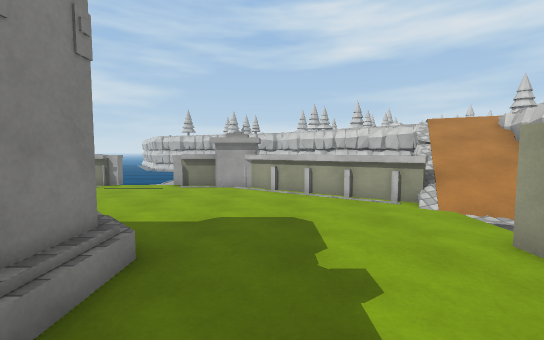
[1] (above)

24 first-person views from a walk through a 3-D level made in the Unity game engine. The camera is 1.5 m above the floor, tilts 4° down and sees 90° across. The floor is counted in squares, 1 m on a side. Each view is taken from the middle of a square. On the plan, view 1 faces up. The plan holds only what a view shows up to about 14 squares ahead; the rest is blank. The place goes on beyond the plan. The player is left out. Surface patterns are stand-ins for the level's own textures.

[2]
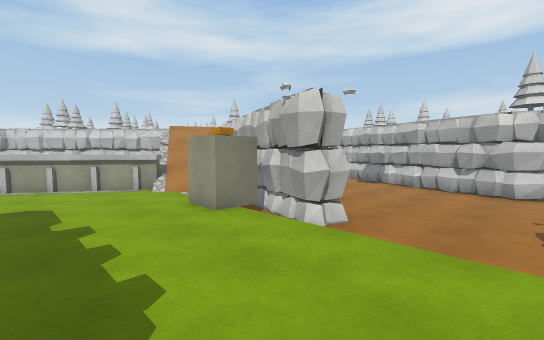

[3]
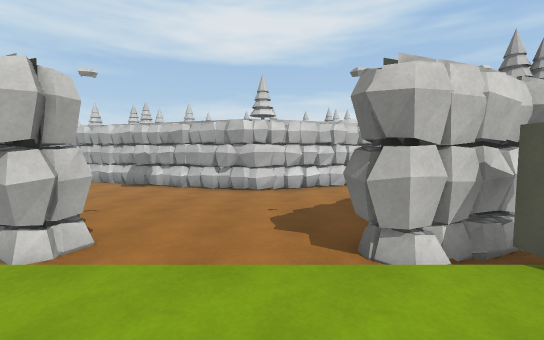

[4]
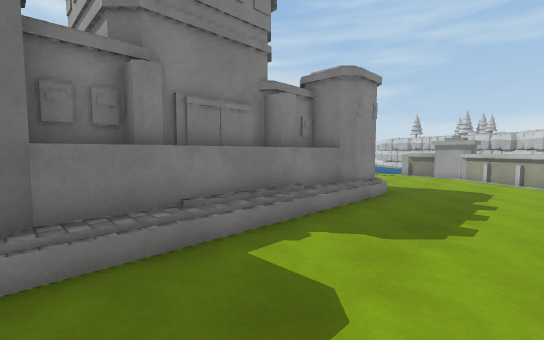

[5]
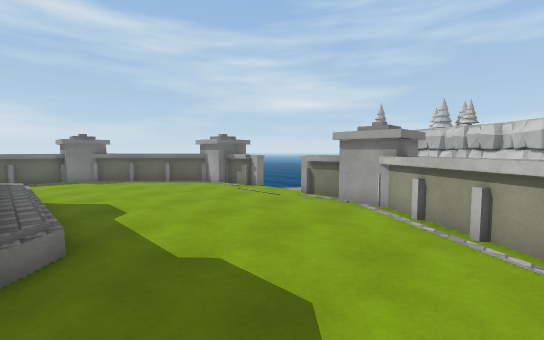

[6]
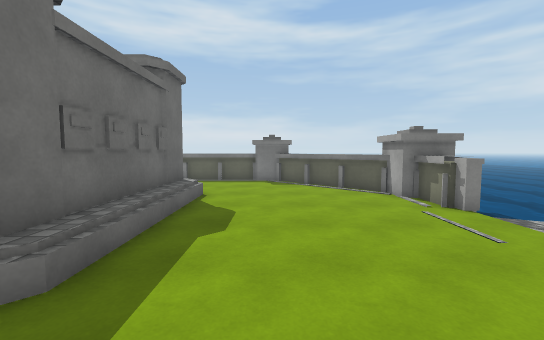

[7]
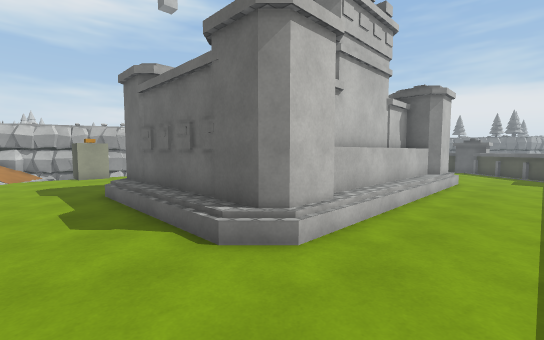

[8]
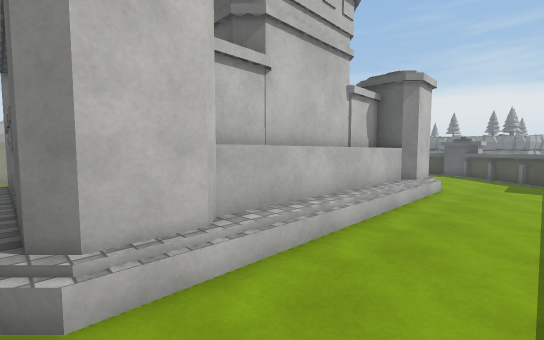

[9]
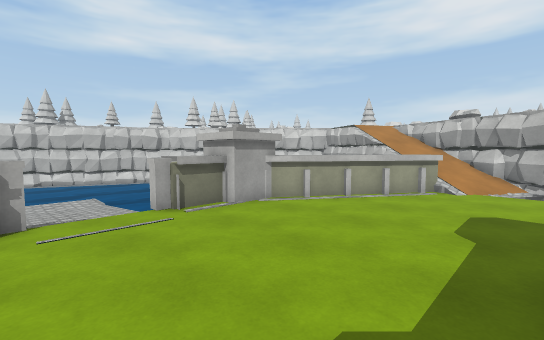

[10]
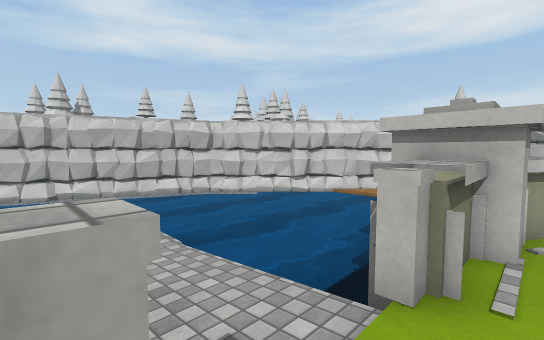

[11]
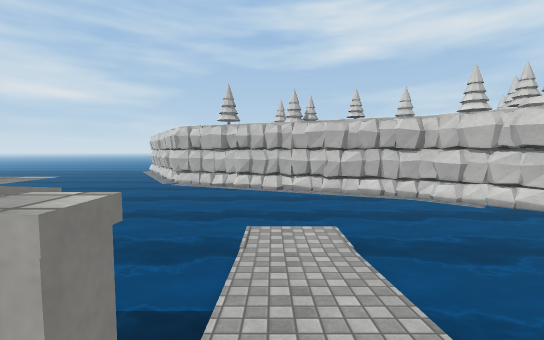

[12]
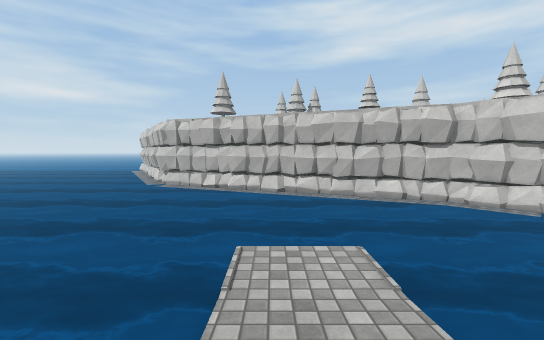

[13]
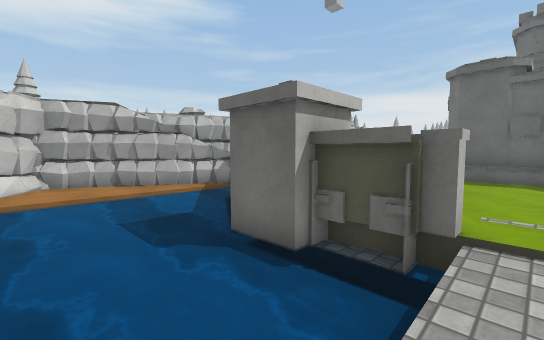

[14]
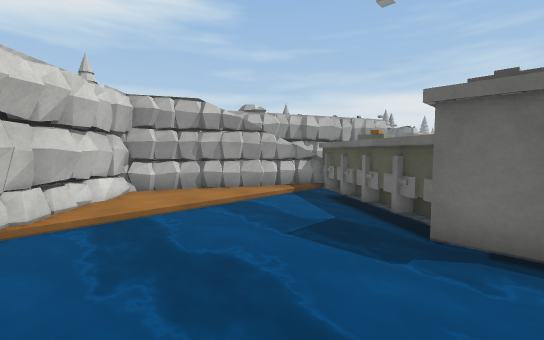

[15]
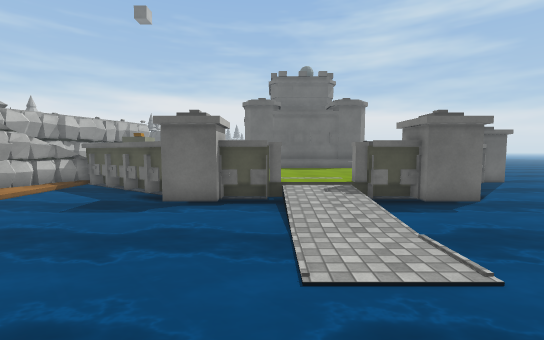

[16]
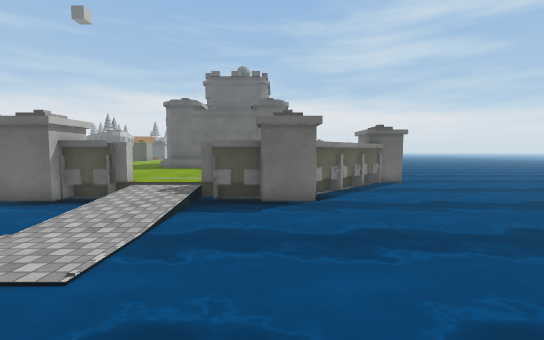

[17]
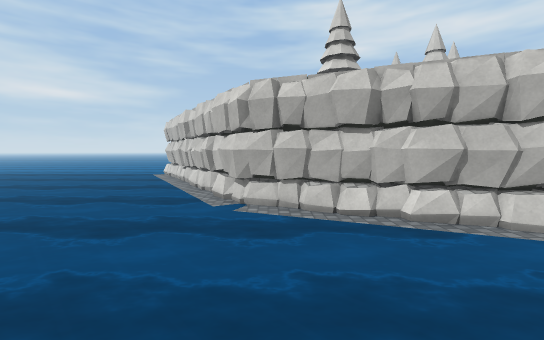

[18]
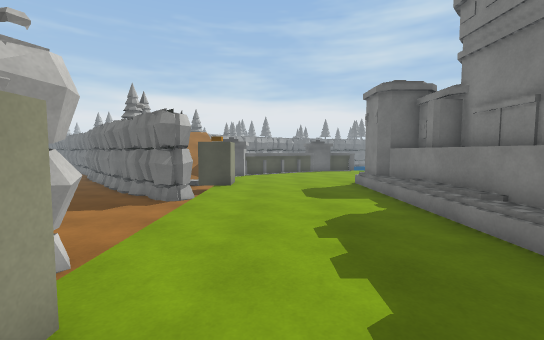

[19]
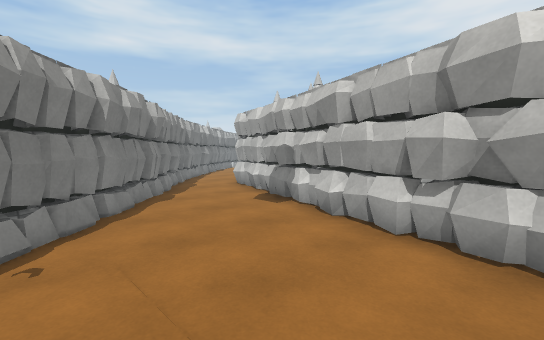

[20]
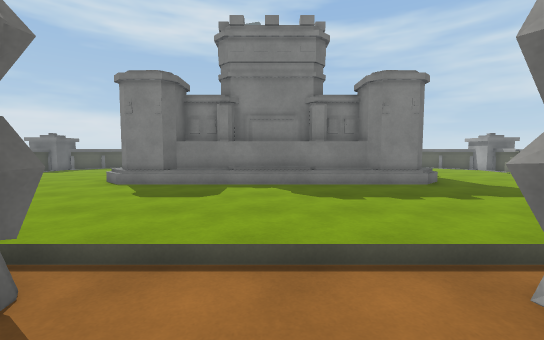

[21]
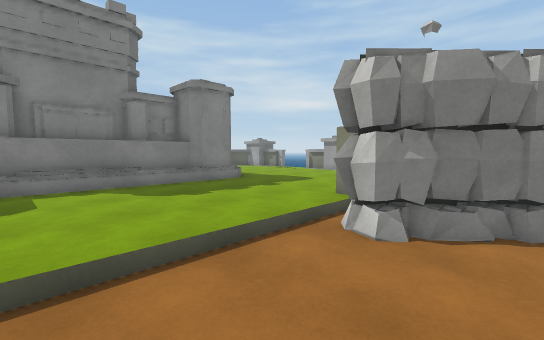

[22]
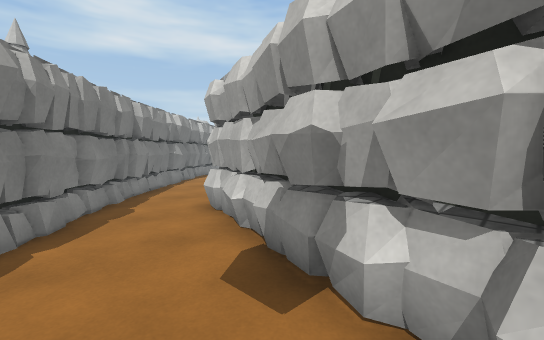

[23]
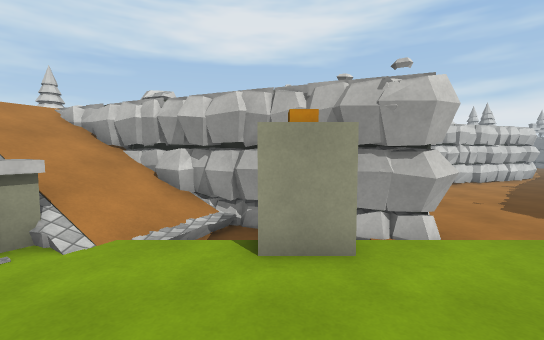

[24]
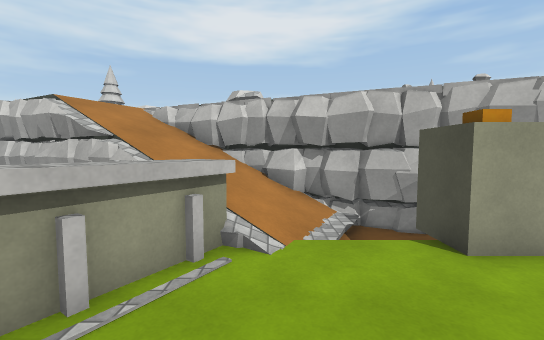

### Floor plan
Key: @ floor where view 1 was taken; # wall or solid block; x gap in a wall; . main floor; : floor 0.25 m higher than the main floor; + floor 0.5 m higher than the main floor; * floor 1 m higher than the main floor; % floor 3.5 m higher than the main floor; / step, stairs or slope; = window, fence, low wall or low ledge; ^ raised ledge; O other object.
Columns run from 13 left of view 1 to 16 right of it. Each row starts with its distance up from view 1.
 31         ##
 30 #
 29 #
 28 .#
 27 ..#//
 26 ....=##
 25 .......+#
 24 .........##/    ##
 23 ...........#//
 22 ..............#
 21 ...............#
 20 ................%
 19 ................##
 18 ..................#
 17 ..................##
 16 ..................::#      =
 15 .......::.........:::#    ##
 14 .......::.........::#/
 13 ...##..::..##.....::#
 12 ... #==++==###....:#//%      #
 11 ..###++++++####...:#///      #
 10 .#^++++++++++#^##.#///=    #::
  9 #^+++++++++++++^###//#     x::
  8 =+++++++++++++++#^#//#%=  ##::
  7 +++++++++++++++++///=#   /#:::
  6 ++++++++++++++++++//##  //:::#
  5 ++++++++++++++++++:/#  #/::::#
  4 +++O#######++++++OO## ##::::##
  3 +++#       #+++++OO# ##:::::##
  2 +++#^    ^^#++++++####:::::=##
  1 +++*^    ^^/++++++###:::::::#
  0 +++*^    ##/+@++++:::::::::##
 -1 +++*^    ^^/++++++:::::::::#
 -2 +++*^    ^^/++++++:::::::::#
 -3 +++*^    ^^/++++++:::::::::#
 -4 +++*^    ##/++++++:::::::::##
 -5 +++*^    ^^/++++++## ::::::##
 -6 +++#^    ^^#++++++####::::::#
 -7 +++#       #+++++OO# ##:::::#

Positions as (right, up) in squares from view 1, and headings:
1: (0, 0), facing up
2: (0, -3), facing up-right
3: (1, -3), facing right
4: (2, -6), facing up-left
5: (2, 4), facing up-left
6: (0, 7), facing left
7: (-13, 7), facing down-right
8: (-13, 4), facing down-right
9: (-7, 5), facing up-right
10: (-7, 11), facing up-right
11: (-6, 11), facing up
12: (-6, 13), facing up
13: (-5, 16), facing down-right
14: (-2, 18), facing down-right
15: (-4, 21), facing down
16: (-9, 21), facing down
17: (-11, 20), facing up
18: (2, 5), facing down
19: (9, -2), facing up-right
20: (8, -2), facing left
21: (8, -4), facing up-left
22: (13, 2), facing up-right
23: (0, 4), facing right
24: (0, 7), facing right
